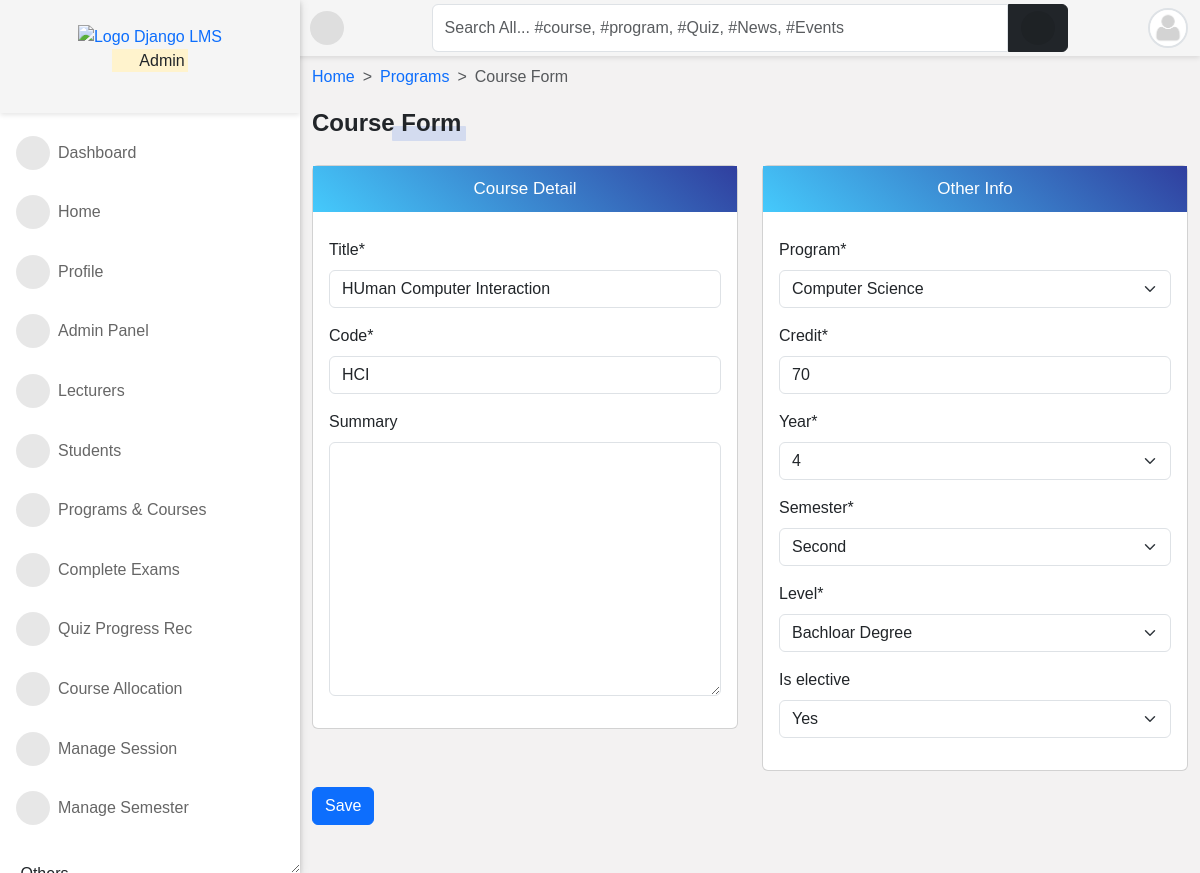
Page /programs/course/human-computer-interaction/edit/ (signed in) on the committed database.
### accounts/models.py (models this page shows, shortened)
class User(AbstractUser):
    is_student = models.BooleanField(default=False)
    is_lecturer = models.BooleanField(default=False)
    is_parent = models.BooleanField(default=False)
    is_dep_head = models.BooleanField(default=False)
    phone = models.CharField(max_length=60, blank=True, null=True)
    address = models.CharField(max_length=60, blank=True, null=True)
    picture = models.ImageField(
        upload_to="profile_pictures/%y/%m/%d/", default="default.png", null=True
    )
    email = models.EmailField(blank=True, null=True)
    username_validator = ASCIIUsernameValidator()
    objects = CustomUserManager()
    class Meta:
        ordering = ("-date_joined",)
    @property
    def get_user_role(self):
        if self.is_superuser:
            role = "Admin"
        elif self.is_student:
            role = "Student"
        elif self.is_lecturer:
            role = "Lecturer"
        elif self.is_parent:
            role = "Parent"
        return role

### course/models.py (models this page shows, shortened)
class Course(models.Model):
    slug = models.SlugField(blank=True, unique=True)
    title = models.CharField(max_length=200, null=True)
    code = models.CharField(max_length=200, unique=True, null=True)
    credit = models.IntegerField(null=True, default=0)
    summary = models.TextField(max_length=200, blank=True, null=True)
    program = models.ForeignKey(Program, on_delete=models.CASCADE)
    level = models.CharField(max_length=25, choices=LEVEL, null=True)
    year = models.IntegerField(choices=YEARS, default=0)
    semester = models.CharField(choices=SEMESTER, max_length=200)
    is_elective = models.BooleanField(default=False, blank=True, null=True)
    objects = CourseManager()

### accounts/decorators.py (the view)
    def wrapper(request, *args, **kwargs):
        if test_func(request.user):
            return function(request, *args, **kwargs) if function else None
        else:
            return redirect(redirect_to)

### course/forms.py
class CourseAddForm(forms.ModelForm):
    class Meta:
        model = Course
        fields = "__all__"
    def __init__(self, *args, **kwargs):
        super().__init__(*args, **kwargs)
        self.fields["title"].widget.attrs.update({"class": "form-control"})
        self.fields["code"].widget.attrs.update({"class": "form-control"})
        self.fields["credit"].widget.attrs.update({"class": "form-control"})
        self.fields["summary"].widget.attrs.update({"class": "form-control"})
        self.fields["program"].widget.attrs.update({"class": "form-control"})
        self.fields["level"].widget.attrs.update({"class": "form-control"})
        self.fields["year"].widget.attrs.update({"class": "form-control"})
        self.fields["semester"].widget.attrs.update({"class": "form-control"})

### course/models.py (called while the page is built)
    def __str__(self):
        return self.title

### course/views.py (called while the page is built)
@login_required
@lecturer_required
def course_edit(request, slug):
    course = get_object_or_404(Course, slug=slug)
    if request.method == "POST":
        form = CourseAddForm(request.POST, instance=course)
        course_name = request.POST.get("title")
        course_code = request.POST.get("code")
        if form.is_valid():
            form.save()
            messages.success(
                request, (course_name + "(" + course_code + ")" + " has been updated.")
            )
            return redirect("program_detail", pk=request.POST.get("program"))
        else:
            messages.error(request, "Correct the error(s) below.")
    else:
        form = CourseAddForm(instance=course)
    return render(
        request,
        "course/course_add.html",
        {
            "title": "Edit Course",
            "form": form,
        },
    )

### templates/course/course_add.html (shortened to what this page needs)
{% extends 'base.html' %}
{% load crispy_forms_tags %}
{% load static %}
{% block content %}
<nav style="--bs-breadcrumb-divider: '>';" aria-label="breadcrumb">
    <ol class="breadcrumb">
        <li class="breadcrumb-item"><a href="/">Home</a></li>
        <li class="breadcrumb-item"><a href="{% url 'programs' %}">Programs</a></li>
        <li class="breadcrumb-item active" aria-current="page">Course Form</li>
    </ol>
</nav>
<div class="title-1">Course Form</div>
<br>
<br>
<form action="" method="POST">{% csrf_token %}
    <div class="row">
        <div class="col-md-6">
            <div class="card">
                <p class="form-title">Course Detail</p>
                <div class="p-3">
                    {{ form.title|as_crispy_field }}
                    {{ form.code|as_crispy_field }}
                    {{ form.summary|as_crispy_field }}
                </div>
            </div>
        </div>
        <div class="col-md-6">
            <div class="card">
                <p class="form-title">Other Info</p>
                <div class="p-3">
                    {{ form.program|as_crispy_field }}
                    {{ form.credit|as_crispy_field }}
                    {{ form.year|as_crispy_field }}
                    {{ form.semester|as_crispy_field }}
                    {{ form.level|as_crispy_field }}
                    {{ form.is_elective|as_crispy_field }}
                </div>
            </div>
        </div>
    </div>
    <input class="btn btn-primary mt-3" type="submit" value="Save">
</form>
{% endblock content %}

### templates/aside.html (shortened to what this page needs)
{% load static %}
<div id="side-nav">
	<div class="main-menu">
		<div class="top-side text-center py-4" style="background-image: url({% static 'img/dotted.jpg' %});">
			<a href="/">
				<img src="{% static 'img/dj-lms.png' %}" width="110px" alt="Logo Django LMS">
			</a>
			<p class="text-orange">
				<mark>
					<i class="far fa-hand-point-right"></i>
					{{ request.user.get_user_role }}
				</mark>
			</p>
		</div>
		{% url 'home' as hom %} {% url 'dashboard' as dash %} {% url 'profile' as prof %}
		{% url 'lecturer_list' as lec %}
		{% url 'student_list' as stu %} {% url 'course_allocation_view' as cav %}
		{% url 'programs' as pro %} {% url 'session_list' as sess %} {% url 'semester_list' as sem %}
		{% url 'quiz_progress' as qpr %} {% url 'quiz_marking' as qce %} {% url 'user_course_list' as ucl %}
		{% url 'admin_panel' as admin_p %}
		<ul>
			{% if request.user.is_superuser %}
			<li class="{% if request.path == dash %}active{% endif %}">
				<a href="{% url 'dashboard' %}"><i class="fas fa-tachometer-alt"></i>Dashboard</a>
			</li>
			{% endif %}
			<li class="{% if request.path == hom %}active{% endif %}">
				<a href="{% url 'home' %}"><i class="fas fa-home"></i>Home</a>
			</li>
			<li class="{% if request.path == prof %}active{% endif %}">
				<a href="{% url 'profile' %}"><i class="fas fa-user"></i>Profile</a>
			</li>
			{% if request.user.is_superuser %}
			<li class="{% if request.path == admin_p %}active{% endif %}">
				<a href="{% url 'admin_panel' %}"><i class="fas fa-user-tie"></i>Admin Panel</a>
			</li>
			<li class="{% if request.path == lec %}active{% endif %}">
				<a href="{% url 'lecturer_list' %}"><i class="fas fa-chalkboard-teacher"></i>Lecturers</a>
			</li>
			<li class="{% if request.path == stu %}active{% endif %}">
				<a href="{% url 'student_list' %}"><i class="fas fa-user-graduate"></i>Students</a>
			</li>
			{% endif %}
			<li class="{% if request.path == pro %}active{% endif %}">
				<a href="{% url 'programs' %}"><i class="fas fa-book-open"></i>Programs & Courses</a>
			</li>
			{% if request.user.is_superuser or request.user.is_lecturer %}
			<li class="{% if request.path == qce %}active{% endif %}">
				<a href="{% url 'quiz_marking' %}"><i class="fas fa-check-double"></i>Complete Exams</a>
			</li>
			{% endif %}
			{% if request.user.is_superuser %}
			<li class="{% if request.path == qpr %}active{% endif %}">
				<a href="{% url 'quiz_progress' %}"><i class="fas fa-record-vinyl"></i>Quiz Progress Rec</a>
			</li>
			<li class="{% if request.path == cav %}active{% endif %}">
				<a href="{% url 'course_allocation_view' %}"><i class="fas fa-tasks"></i>Course Allocation</a>
			</li>
			<li class="{% if request.path == sess %}active{% endif %}">
				<a href="{% url 'session_list' %}"><i class="fas fa-calendar-week"></i>Manage Session</a>
			</li>
			<li class="{% if request.path == sem %}active{% endif %}">
				<a href="{% url 'semester_list' %}"><i class="fas fa-calendar-alt"></i>Manage Semester</a>
			</li>
			{% endif %}
			<br />
			<p class="ml-3">&RightArrow; Others</p>
		</ul>
	</div>
</div>

### templates/navbar.html (shortened to what this page needs)
<div id="top-navbar" class="py-1">
	<div class="container">
		<div class="nav-wrapper">
			<div class="toggle-btn" onclick="toggleSidebar()">
				<i class="fas fa-bars"></i>
			</div>
			<form class="form-header" action="{% url 'query' %}" method="GET">
				<input id="primary-search" class="form-control rounded-end-0" type="text" name="q" value="{{ request.GET.q }}"
					placeholder="Search All... #course, #program, #Quiz, #News, #Events" required />
				<button class="btn btn-dark rounded-start-0" type="submit">
					<i class="fas fa-search"></i>
				</button>
			</form>
			<div class="dropdown">
				<div class="avatar border border-2" type="button" data-bs-toggle="dropdown" aria-expanded="false">
					<img src="{{ request.user.picture.url }}">
				</div>
			</div>
		</div>
	</div>
</div>

### templates/aside.html (style rules this page uses)
.top-side { background-size: cover; background-position: top center; }

### rows in the picture
User: user.get_user_role "Admin", user.picture (placeholder picture)
Course: title "HUman Computer Interaction", code "HCI", program "Computer Science", credit "70", year "4", semester "Second", level "Bachloar Degree", is_elective "Yes"
